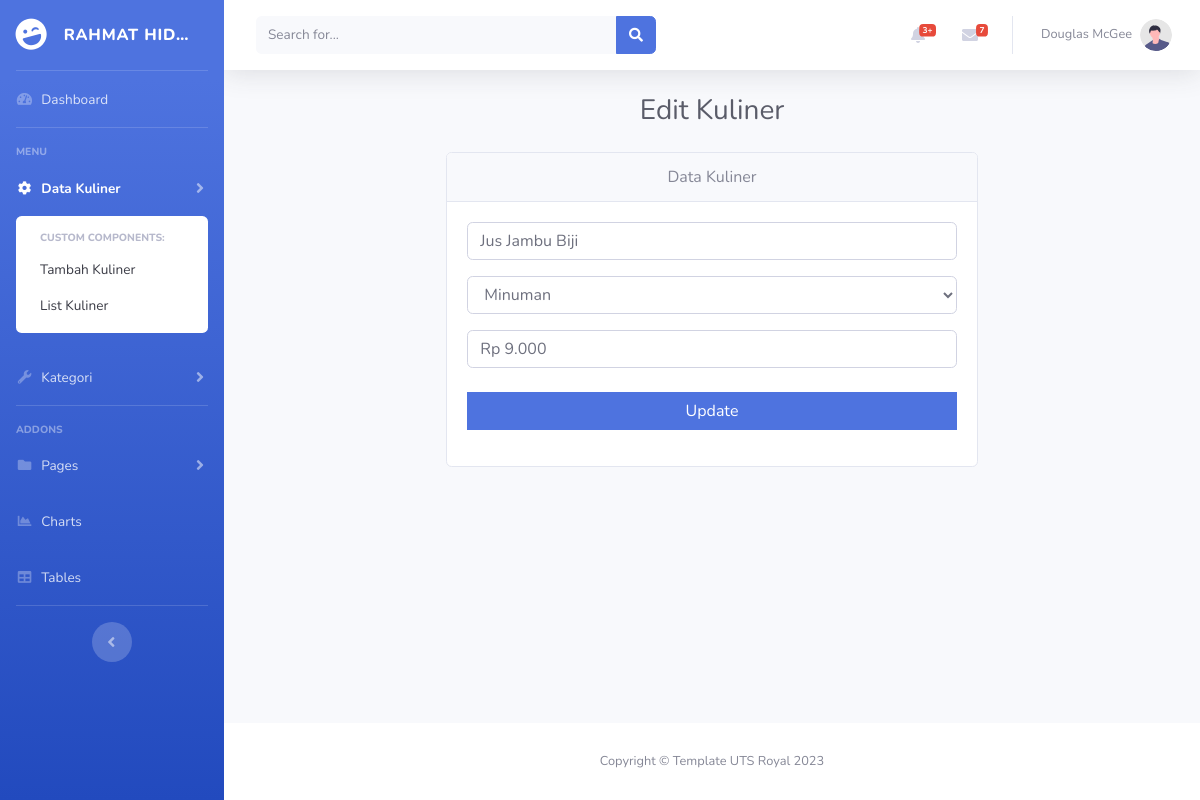
The app's page /FormUpdateKuliner.php?id=72 with its own data.
### tables this page shows
CREATE TABLE `tabel_user` (
  `id` int(11) NOT NULL,
  `nama_user` varchar(25) NOT NULL
);

CREATE TABLE `tabel_kuliner` (
  `id` int(11) NOT NULL,
  `id_kategori` int(11) NOT NULL,
  `nama` varchar(50) NOT NULL,
  `harga` int(15) NOT NULL
);

CREATE TABLE `tabel_kategori` (
  `id` int(11) NOT NULL,
  `kategori` varchar(50) NOT NULL
);

### koneksi.php (called while the page is built, shortened)
<?php
$databaseName = "uts_rahmat";
$conn = mysqli_connect("localhost", "root", "", $databaseName);
function query($query){
    global $conn;
    $result = mysqli_query($conn, $query);
    $rows = [];
    while ( $row = mysqli_fetch_assoc($result)) {
        $rows[] = $row;
    }
    return $rows;
}
?>

### FormUpdateKuliner.php (the view, shortened to what this page needs)
<?php
require 'koneksi.php';
$id = $_GET['id'];
$kuliner = query("SELECT kuliner.id AS id_kuliner, kuliner.id_kategori, kuliner.nama AS nama_kuliner, kuliner.harga AS harga_kuliner, kategori.kategori AS kategori FROM tabel_kuliner AS kuliner INNER JOIN tabel_kategori AS kategori ON kuliner.id_kategori = kategori.id WHERE kuliner.id = $id")[0];
?>
<!DOCTYPE html>
<html lang="en">
<head>
  <link href="vendor/fontawesome-free/css/all.min.css" rel="stylesheet" type="text/css">
  <link href="css/sb-admin-2.min.css" rel="stylesheet">
  <link href="css/index.css" rel="stylesheet">
</head>
<body id="page-top">
  <div id="wrapper">
    <ul class="navbar-nav bg-gradient-primary sidebar sidebar-dark accordion" id="accordionSidebar">
      <a class="sidebar-brand d-flex align-items-center justify-content-center" href="index.html">
        <div class="sidebar-brand-icon rotate-n-15">
          <i class="fas fa-laugh-wink"></i>
        </div>
        <?php
                $user = query("SELECT nama_user FROM tabel_user")[0];
                ?>
        <div class="sidebar-brand-text mx-3 text-truncate"><?= $user["nama_user"]; ?></div>
      </a>
      <hr class="sidebar-divider my-0">
      <li class="nav-item">
        <a class="nav-link" href="index.php">
          <i class="fas fa-fw fa-tachometer-alt"></i>
          <span>Dashboard</span></a>
      </li>
      <hr class="sidebar-divider">
      <div class="sidebar-heading">
        Menu
      </div>
      <li class="nav-item active">
        <a class="nav-link collapsed" href="#" data-toggle="collapse" data-target="#collapseTwo" aria-expanded="true"
          aria-controls="collapseTwo">
          <i class="fas fa-fw fa-cog"></i>
          <span>Data Kuliner</span>
        </a>
        <div id="collapseTwo" class="collapse show" aria-labelledby="headingTwo" data-parent="#accordionSidebar">
          <div class="bg-white py-2 collapse-inner rounded">
            <h6 class="collapse-header">Custom Components:</h6>
            <a class="collapse-item" href="FormTambahKuliner.php">Tambah Kuliner</a>
            <a class="collapse-item" href="list_kuliner.php">List Kuliner</a>
          </div>
        </div>
      </li>
      <li class="nav-item">
        <a class="nav-link collapsed" href="#" data-toggle="collapse" data-target="#collapseUtilities"
          aria-expanded="true" aria-controls="collapseUtilities">
          <i class="fas fa-fw fa-wrench"></i>
          <span>Kategori</span>
        </a>
      </li>
      <hr class="sidebar-divider">
      <div class="sidebar-heading">
        Addons
      </div>
      <li class="nav-item">
        <a class="nav-link collapsed" href="#" data-toggle="collapse" data-target="#collapsePages" aria-expanded="true"
          aria-controls="collapsePages">
          <i class="fas fa-fw fa-folder"></i>
          <span>Pages</span>
        </a>
      </li>
      <li class="nav-item">
        <a class="nav-link" href="#">
          <i class="fas fa-fw fa-chart-area"></i>
          <span>Charts</span></a>
      </li>
      <li class="nav-item">
        <a class="nav-link" href="#">
          <i class="fas fa-fw fa-table"></i>
          <span>Tables</span></a>
      </li>
      <hr class="sidebar-divider d-none d-md-block">
      <div class="text-center d-none d-md-inline">
        <button class="rounded-circle border-0" id="sidebarToggle"></button>
      </div>
    </ul>
    <div id="content-wrapper" class="d-flex flex-column">
      <div id="content">
        <nav class="navbar navbar-expand navbar-light bg-white topbar mb-4 static-top shadow">
          <form class="d-none d-sm-inline-block form-inline mr-auto ml-md-3 my-2 my-md-0 mw-100 navbar-search">
            <div class="input-group">
              <input type="text" class="form-control bg-light border-0 small" placeholder="Search for..."
                aria-label="Search" aria-describedby="basic-addon2">
              <div class="input-group-append">
                <button class="btn btn-primary" type="button">
                  <i class="fas fa-search fa-sm"></i>
                </button>
              </div>
            </div>
          </form>
          <ul class="navbar-nav ml-auto">
            <li class="nav-item dropdown no-arrow mx-1">
              <a class="nav-link dropdown-toggle" href="#" id="alertsDropdown" role="button" data-toggle="dropdown"
                aria-haspopup="true" aria-expanded="false">
                <i class="fas fa-bell fa-fw"></i>
                <span class="badge badge-danger badge-counter">3+</span>
              </a>
            </li>
            <li class="nav-item dropdown no-arrow mx-1">
              <a class="nav-link dropdown-toggle" href="#" id="messagesDropdown" role="button" data-toggle="dropdown"
                aria-haspopup="true" aria-expanded="false">
                <i class="fas fa-envelope fa-fw"></i>
                <span class="badge badge-danger badge-counter">7</span>
              </a>
            </li>
            <li class="nav-item dropdown no-arrow">
              <a class="nav-link dropdown-toggle" href="#" id="userDropdown" role="button" data-toggle="dropdown"
                aria-haspopup="true" aria-expanded="false">
                <span class="mr-2 d-none d-lg-inline text-gray-600 small">Douglas McGee</span>
                <img class="img-profile rounded-circle" src="img/undraw_profile.svg">
              </a>
            </li>
          </ul>
        </nav>
        <div class="container-fluid">
          <div class="d-sm-flex align-items-center justify-content-center mb-4">
            <h1 class="h3 mb-0 text-gray-800">Edit Kuliner</h1>
          </div>
          <div class="row d-flex justify-content-center">
            <div class="col-7">
              <div class="card mb-4">
                <div class="card-header text-center">
                  Data Kuliner
                </div>
                <div class="card-body">
                  <form id="myForm" action="" method="post">
                    <div class="mb-3">
                      <input type="text" name="nama" id="nama" placeholder="Masukkan nama" class="form-control"
                        value="<?= $kuliner['nama_kuliner']; ?>" autocomplete="off" required>
                    </div>
                    <div class="mb-3">
                      <select name="kategori" id="kategori" class="form-control">
                        <option value="<?= $kuliner['id_kategori']; ?>" selected><?= $kuliner['kategori']; ?></option>
                      </select>
                    </div>
                    <div class="mb-4">
                      <input type="text" name="harga" id="harga" placeholder="Masukkan harga" class="form-control"
                        value="<?= $kuliner['harga_kuliner']; ?>" autocomplete="off" required>
                    </div>
                    <div class="mb-3">
                      <button type="submit" name="update" class="btn btn-primary btn-block rounded-0">Update</button>
                    </div>
                  </form>
                </div>
              </div>
            </div>
          </div>
        </div>
      </div>
      <footer class="sticky-footer bg-white">
        <div class="container my-auto">
          <div class="copyright text-center my-auto">
            <span>Copyright &copy; Template UTS Royal 2023</span>
          </div>
        </div>
      </footer>
    </div>
  </div>
</body>
</html>

### records on screen
tabel_user: nama_user "RAHMAT HID…"
tabel_kuliner: nama "Jus Jambu Biji", kategori "Minuman", harga "Rp 9.000"
